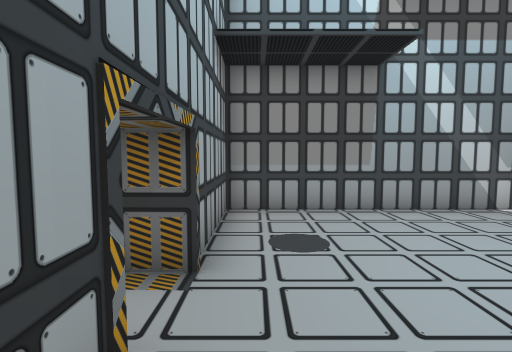
View 1 (above)

12 first-person views from a walk through a Unity game level. The camera is 1.4 m above the floor, tilts 4° down and sees 85° across. The floor is counted in squares, 1 m on a side. Each view is taken from the middle of a square. On the plan, view 1 faces up. The plan holds only what a view shows up to about 14 squares ahead; the rest is blank. The place goes on beyond the plan. Door leaves are left out, so doorways stand open.

View 2
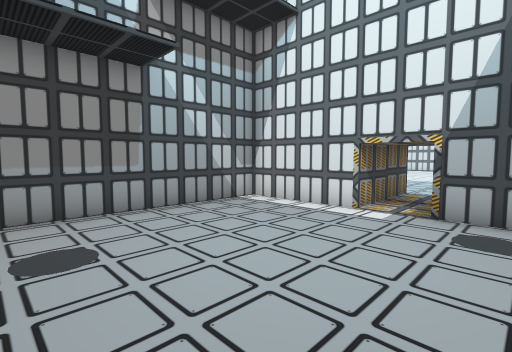

View 3
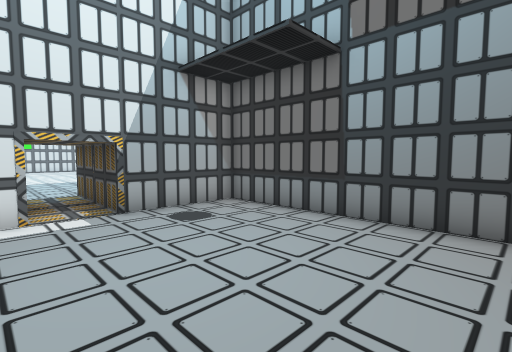

View 4
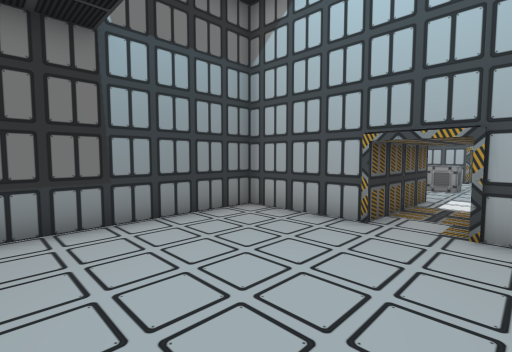

View 5
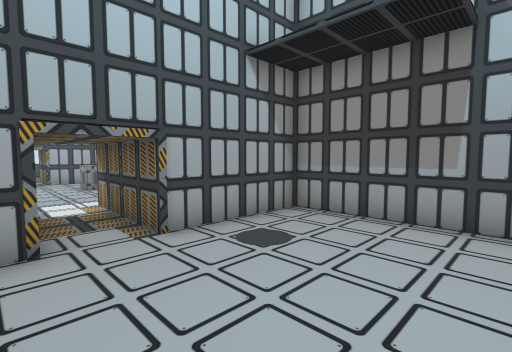

View 6
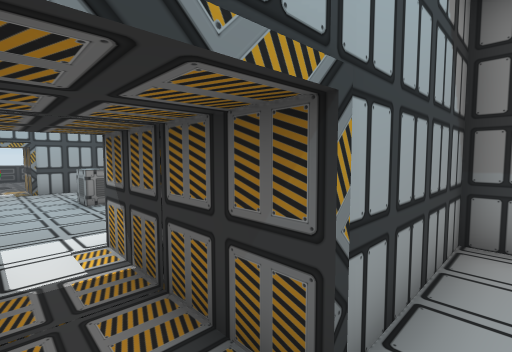

View 7
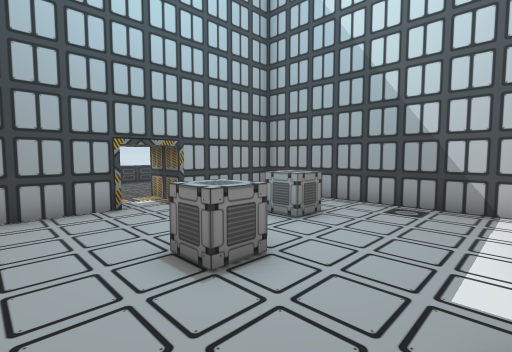

View 8
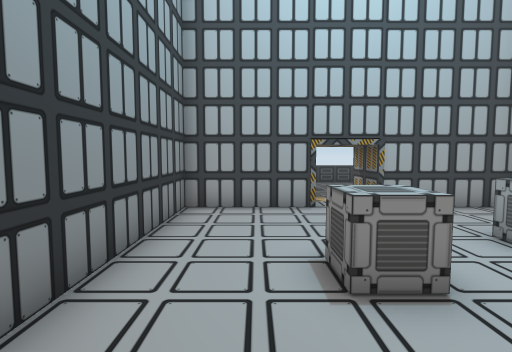

View 9
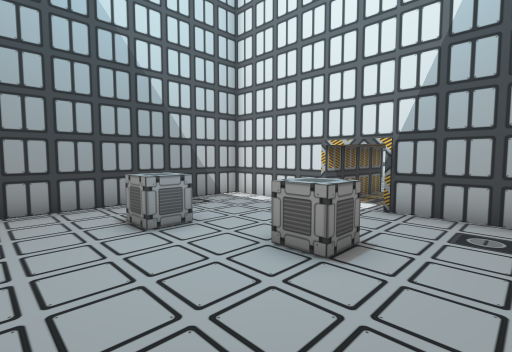

View 10
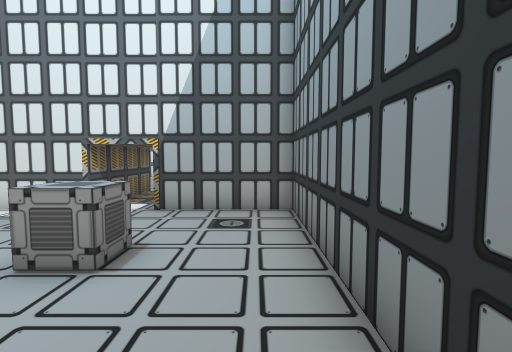

View 11
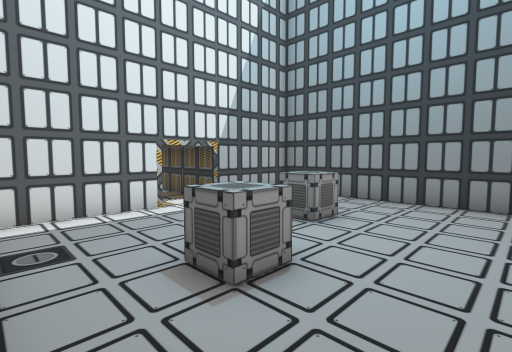

View 12
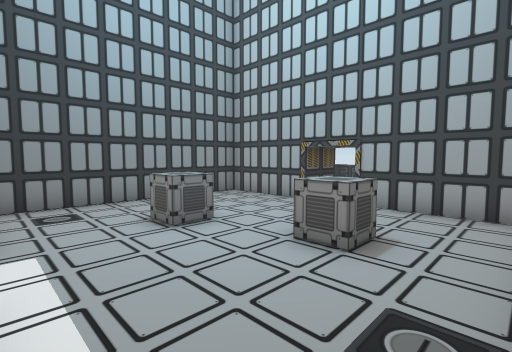

### Floor plan
Ten units are one square. View 1 is at (0, 0); x grows to the right and y downward. Boxes are objects, and circles mark ways between rooms. Rooms are numbered by the first view taken in them; rooms with no view inside come last. Other rooms are left out.
<svg viewBox="-135 -78 236 103">
<path fill="none" stroke="#000" d="M96 -33 72 -33 72 -73 -8 -73 -8 -33 -47 -34M-47 -17 -8 -16 -8 20 72 20 72 -16 96 -16M-127 -17 -127 20 -47 20 -47 -17M-47 -34 -47 -73 -127 -73 -127 -35"/>
<rect x="-105" y="-55" width="20" height="20" fill="#bbb"><title>other object</title></rect>
<rect x="-85" y="-25" width="10" height="20" fill="#bbb"><title>other object</title></rect>
<circle cx="-40" cy="-25" r="3" fill="#2a7"/>
<text x="30" y="-30">1</text>
<text x="-90" y="-30">2</text>
</svg>
Room 1 opens to room 2.

Where each view was taken, in squares from view 1:
view 1: 0 up, 0 right, facing up
view 2: 0 up, 0 right, facing up-right
view 3: 4 up, 0 right, facing down-right
view 4: 4 up, 5 right, facing down-left
view 5: 1 up, 4 right, facing up-left
view 6: 2 up, 0 right, facing up-left
view 7: 1 down, 5 left, facing up-left
view 8: 0 up, 5 left, facing left
view 9: 1 down, 12 left, facing up-right
view 10: 1 down, 12 left, facing right
view 11: 7 up, 12 left, facing down-right
view 12: 7 up, 5 left, facing down-left
